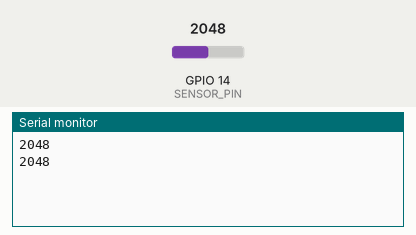
The sketch below on a simulated ESP32. Parts: the last lines printed to the serial monitor. The test bench sets the inputs (shaded band); at power-on: GPIO 14 (SENSOR_PIN) = 2048.

Above: at 1.8 s.
1.9 s: GPIO 14 (SENSOR_PIN) set to 2866
At 2.8 s:
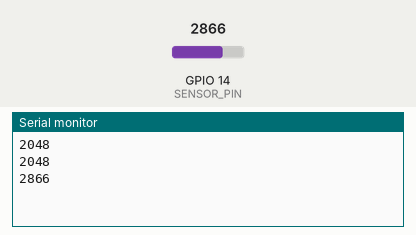
3.4 s: GPIO 14 (SENSOR_PIN) set to 3603
At 4.5 s:
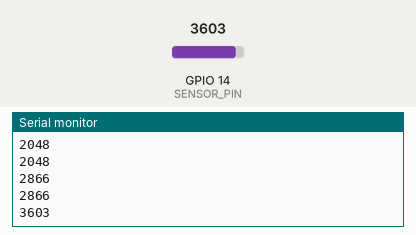
Timing chart, 0 to 6.4 s (numbered marks = the images above; inputs shaded):
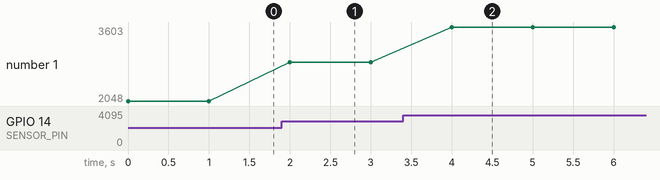

The sketch:

SENSOR_PIN_doam.ino
```cpp
#define SENSOR_PIN 14

void setup() {
  Serial.begin(115200);
}

void loop() {
  int value = analogRead(SENSOR_PIN);
  Serial.println(value);
  delay(1000);
}
```

Measured:
- after the input at 1.9 s, the serial monitor: prints a new line after 0.10 s (image 1)
- after the input at 3.4 s, the serial monitor: prints a new line after 0.60 s (image 2)
- plotted number 1: 2048 → 2866 after the input at 1.9 s, 2866 → 3603 after the input at 3.4 s
